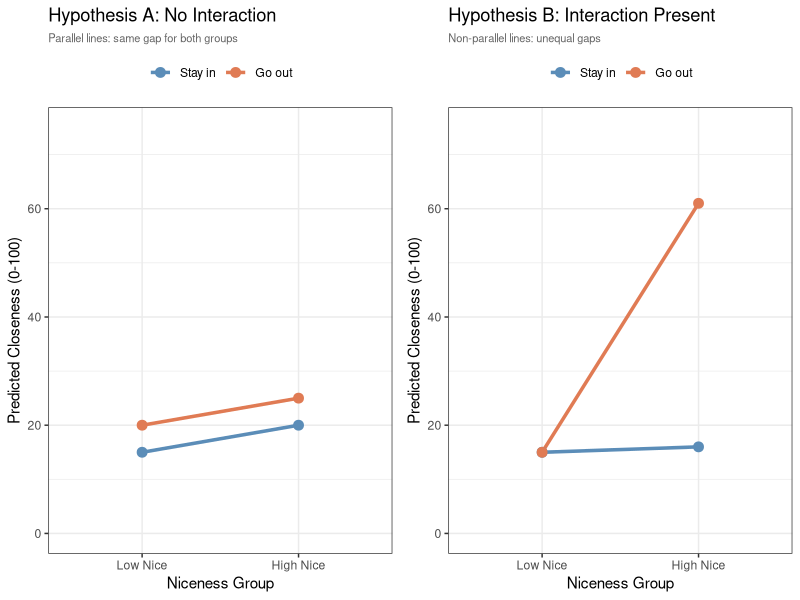
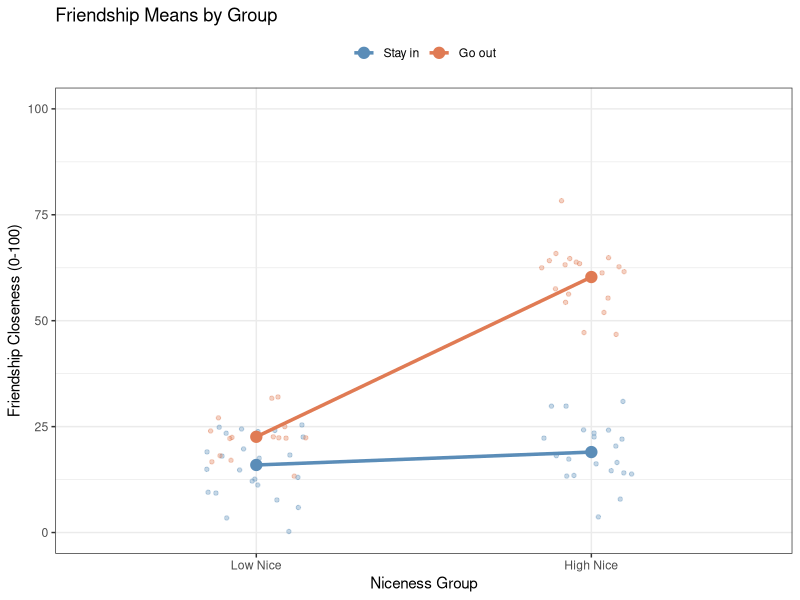
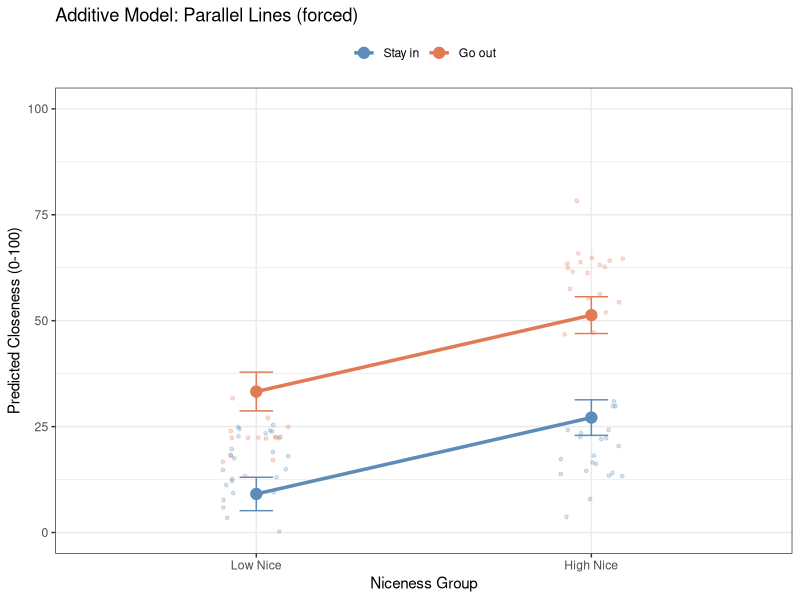
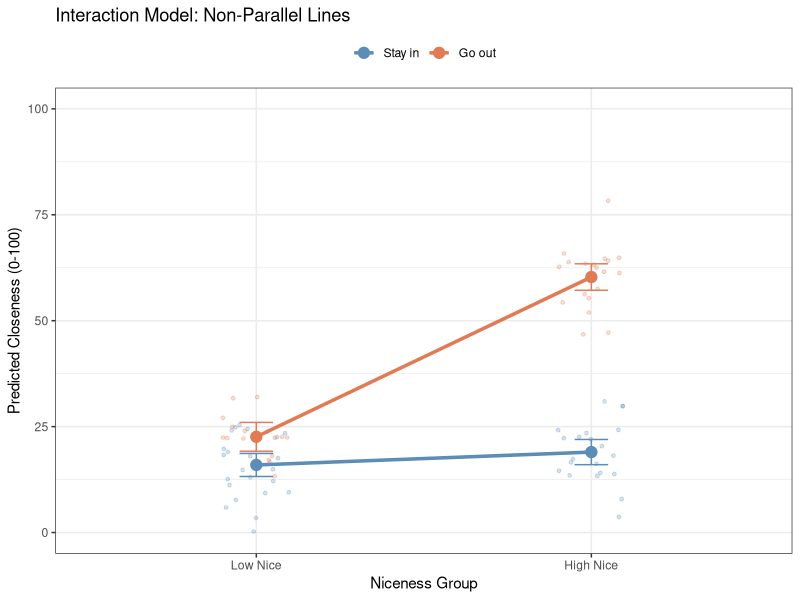
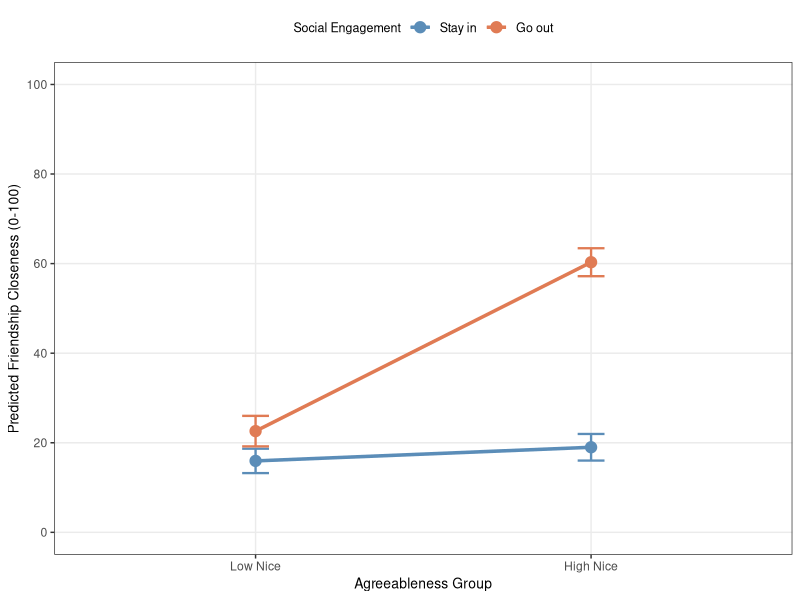

Reproduce these figures in R, in order.
## ---- chunk 1
knitr::opts_chunk$set(echo = FALSE)
knitr::opts_chunk$set(message = FALSE)
knitr::opts_chunk$set(warning = FALSE)
knitr::opts_chunk$set(fig.width = 4.5)
knitr::opts_chunk$set(fig.height = 3.5)
knitr::opts_chunk$set(fig.align = 'center')
knitr::opts_chunk$set(fig.show = "hold")
## ---- chunk 2
library(tidyverse)
library(ggplot2)
library(emmeans)
library(gridExtra)
## ---- chunk 3
#| fig-cap: "The 2 × 2 version of the two hypotheses. With only two levels on the x axis, non-parallel no longer means different slopes; it means differently sized gaps."
#| fig-alt: "Two side-by-side line graphs, each with Low Nice and High Nice on the x axis and predicted closeness from 0 to 75 on the y axis, and two connected points per Going Out group. In the left panel, Hypothesis A No Interaction, the Stay in line rises from 15 to 20 and the Go out line rises from 20 to 25, so the two lines are parallel and the vertical gap stays at 5. In the right panel, Hypothesis B Interaction Present, both lines start at 15 for Low Nice, but the Stay in line rises only to 16 while the Go out line jumps to 61, opening a large gap at the right."

## Hypothesis A: No interaction (equal gaps)
df_A <- data.frame(
  NiceGroup = rep(c("Low Nice", "High Nice"), 2),
  GoingOut  = rep(c("Stay in", "Go out"), each = 2),
  Predicted = c(15, 20, 20, 25)
)
df_A$NiceGroup <- factor(df_A$NiceGroup, levels = c("Low Nice", "High Nice"))
df_A$GoingOut  <- factor(df_A$GoingOut,  levels = c("Stay in", "Go out"))

p_A <- ggplot(df_A, aes(x = NiceGroup, y = Predicted,
                         color = GoingOut, group = GoingOut)) +
  geom_line(linewidth = 1.2) +
  geom_point(size = 3) +
  scale_color_manual(values = c("Stay in" = "#5b8db8", "Go out" = "#e07b54")) +
  scale_y_continuous(limits = c(0, 75)) +
  labs(title = "Hypothesis A: No Interaction",
       subtitle = "Parallel lines: same gap for both groups",
       x = "Niceness Group", y = "Predicted Closeness (0-100)",
       color = NULL) +
  theme_bw() +
  theme(legend.position = "top",
        plot.subtitle = element_text(size = 8, color = "grey40"))

## Hypothesis B: Interaction (unequal gaps)
df_B <- data.frame(
  NiceGroup = rep(c("Low Nice", "High Nice"), 2),
  GoingOut  = rep(c("Stay in", "Go out"), each = 2),
  Predicted = c(15, 16, 15, 61)
)
df_B$NiceGroup <- factor(df_B$NiceGroup, levels = c("Low Nice", "High Nice"))
df_B$GoingOut  <- factor(df_B$GoingOut,  levels = c("Stay in", "Go out"))

p_B <- ggplot(df_B, aes(x = NiceGroup, y = Predicted,
                         color = GoingOut, group = GoingOut)) +
  geom_line(linewidth = 1.2) +
  geom_point(size = 3) +
  scale_color_manual(values = c("Stay in" = "#5b8db8", "Go out" = "#e07b54")) +
  scale_y_continuous(limits = c(0, 75)) +
  labs(title = "Hypothesis B: Interaction Present",
       subtitle = "Non-parallel lines: unequal gaps",
       x = "Niceness Group", y = "Predicted Closeness (0-100)",
       color = NULL) +
  theme_bw() +
  theme(legend.position = "top",
        plot.subtitle = element_text(size = 8, color = "grey40"))

gridExtra::grid.arrange(p_A, p_B, ncol = 2)
## ---- chunk 4
library(tidyverse)

set.seed(42)
n <- 200
X <- runif(n, 0, 10)
Z <- rbinom(n, 1, 0.5)
Y <- 0.05 * X + 0 * Z + 5 * X * Z + 15 + rnorm(n, sd = 7)
Friend.Data.Full <- data.frame(BeingNice = X, GoingOut = Z, Closeness = Y)
Friend.Data.Full$GoingOut_ <- factor(Friend.Data.Full$GoingOut,
                                     levels = c(0, 1),
                                     labels = c("Stay in", "Go out"))

# Create niceness group for extremes
Friend.Data.Full$NiceGroup_ <- ifelse(Friend.Data.Full$BeingNice < 2,  "Low Nice",
                               ifelse(Friend.Data.Full$BeingNice > 8, "High Nice", NA))

# Keep only extreme groups
Friend.Data <- Friend.Data.Full |>
  filter(!is.na(NiceGroup_)) |>
  mutate(NiceGroup_ = factor(NiceGroup_, levels = c("Low Nice", "High Nice")))

n_low_stayin  <- sum(Friend.Data$NiceGroup_ == "Low Nice"  & Friend.Data$GoingOut_ == "Stay in")
n_low_goout   <- sum(Friend.Data$NiceGroup_ == "Low Nice"  & Friend.Data$GoingOut_ == "Go out")
n_high_stayin <- sum(Friend.Data$NiceGroup_ == "High Nice" & Friend.Data$GoingOut_ == "Stay in")
n_high_goout  <- sum(Friend.Data$NiceGroup_ == "High Nice" & Friend.Data$GoingOut_ == "Go out")
## ---- chunk 5
Friend.Data |>
  group_by(NiceGroup_, GoingOut_) |>
  summarise(n = n(),
            M_Close  = round(mean(Closeness), 2),
            SD_Close = round(sd(Closeness), 2),
            .groups = "drop")
## ---- chunk 6
#| fig-cap: "The four cells before any model is fit. Jittered raw scores with the observed cell means connected by group."
#| fig-alt: "A plot with Low Nice and High Nice on the x axis and Friendship Closeness 0 to 100 on the y axis, showing jittered raw data points and two connected cell-mean lines. The blue Stay in line is nearly flat, from about 16 to 19. The orange Go out line rises steeply from about 23 to about 60. The Go out High Nice cluster of points sits well above every other cell."

cell_means <- Friend.Data |>
  group_by(NiceGroup_, GoingOut_) |>
  summarise(M = mean(Closeness), .groups = "drop")

ggplot(Friend.Data, aes(x = NiceGroup_, y = Closeness, color = GoingOut_)) +
  geom_jitter(width = 0.15, alpha = 0.35, size = 1.2) +
  geom_line(data = cell_means, aes(y = M, group = GoingOut_), linewidth = 1.2) +
  geom_point(data = cell_means, aes(y = M), size = 3.5) +
  scale_color_manual(values = c("Stay in" = "#5b8db8", "Go out" = "#e07b54")) +
  scale_y_continuous(limits = c(0, 100)) +
  labs(title = "Friendship Means by Group",
       x = "Niceness Group", y = "Friendship Closeness (0-100)",
       color = NULL) +
  theme_bw() +
  theme(legend.position = "top")
## ---- chunk 7
Model.1 <- lm(Closeness ~ NiceGroup_ + GoingOut_, data = Friend.Data)
summary(Model.1)
## ---- chunk 8
R2.1 <- summary(Model.1)$r.squared
R2.2.temp <- summary(lm(Closeness ~ NiceGroup_ * GoingOut_, data = Friend.Data))$r.squared
## ---- chunk 9
#| fig-cap: "The additive model's estimated cell means, with error bars and the raw data behind them. The lines are parallel because the model is not permitted to draw anything else."
#| fig-alt: "A plot with Low Nice and High Nice on the x axis and predicted closeness 0 to 100 on the y axis, showing two parallel rising lines with error bars over faint raw data. The blue Stay in line runs from about 9 to 27 and the orange Go out line from about 33 to 51, both at the same angle. The raw points do not match: the actual Go out High Nice points cluster near 60, well above the line drawn for them, and the Stay in points sit near 16 to 19 rather than on their line."

Add.Em <- emmeans(Model.1, ~ NiceGroup_ | GoingOut_)
Add.Plot <- as.data.frame(Add.Em)

ggplot(Add.Plot, aes(x = NiceGroup_, y = emmean,
                     color = GoingOut_, group = GoingOut_)) +
  geom_point(data = Friend.Data,
             aes(x = NiceGroup_, y = Closeness, color = GoingOut_),
             alpha = 0.25, size = 1, position = position_jitter(width = 0.1)) +
  geom_line(linewidth = 1.2) +
  geom_point(size = 3.5) +
  geom_errorbar(aes(ymin = lower.CL, ymax = upper.CL), width = 0.1) +
  scale_color_manual(values = c("Stay in" = "#5b8db8", "Go out" = "#e07b54")) +
  scale_y_continuous(limits = c(0, 100)) +
  labs(title = "Additive Model: Parallel Lines (forced)",
       x = "Niceness Group", y = "Predicted Closeness (0-100)",
       color = NULL) +
  theme_bw() +
  theme(legend.position = "top")
## ---- chunk 10
Model.2 <- lm(Closeness ~ NiceGroup_ * GoingOut_, data = Friend.Data)
summary(Model.2)
## ---- chunk 11
R2.1 <- summary(Model.1)$r.squared
R2.2 <- summary(Model.2)$r.squared
aov_comp  <- anova(Model.1, Model.2)
delta_F   <- round(aov_comp$F[2], 2)
delta_df1 <- aov_comp$Df[2]
delta_df2 <- aov_comp$Res.Df[2]
delta_p   <- aov_comp$`Pr(>F)`[2]
## ---- chunk 12
knitr::kable(anova(Model.1, Model.2), digits = 3,
             caption = "Model Comparison: Additive vs. Interaction")
## ---- chunk 13
cat("Additive model R-squared:    ", round(R2.1, 3), "\n")
cat("Interaction model R-squared: ", round(R2.2, 3), "\n")
cat("Change in R-squared:         ", round(R2.2 - R2.1, 3), "\n")
## ---- chunk 14
#| fig-cap: "The interaction model's estimated cell means. Freed to give each row its own gap, the model reproduces the four observed cell means exactly."
#| fig-alt: "A plot with Low Nice and High Nice on the x axis and predicted closeness 0 to 100 on the y axis, showing two clearly non-parallel lines with error bars over faint raw data. The blue Stay in line is nearly flat, from about 16 to 19. The orange Go out line climbs steeply from about 23 to about 60. The raw points now sit tightly around their own cell means."

Inter.Em <- emmeans(Model.2, ~ NiceGroup_ | GoingOut_)
Inter.Plot <- as.data.frame(Inter.Em)

ggplot(Inter.Plot, aes(x = NiceGroup_, y = emmean,
                       color = GoingOut_, group = GoingOut_)) +
  geom_point(data = Friend.Data,
             aes(x = NiceGroup_, y = Closeness, color = GoingOut_),
             alpha = 0.25, size = 1, position = position_jitter(width = 0.1)) +
  geom_line(linewidth = 1.2) +
  geom_point(size = 3.5) +
  geom_errorbar(aes(ymin = lower.CL, ymax = upper.CL), width = 0.1) +
  scale_color_manual(values = c("Stay in" = "#5b8db8", "Go out" = "#e07b54")) +
  scale_y_continuous(limits = c(0, 100)) +
  labs(title = "Interaction Model: Non-Parallel Lines",
       x = "Niceness Group", y = "Predicted Closeness (0-100)",
       color = NULL) +
  theme_bw() +
  theme(legend.position = "top")
## ---- chunk 15
summary(Model.2)
## ---- chunk 16
B0 <- round(coef(Model.2)["(Intercept)"], 2)
B1 <- round(coef(Model.2)["NiceGroup_High Nice"], 2)
B2 <- round(coef(Model.2)["GoingOut_Go out"], 2)
B3 <- round(coef(Model.2)["NiceGroup_High Nice:GoingOut_Go out"], 2)
SE3 <- round(summary(Model.2)$coefficients["NiceGroup_High Nice:GoingOut_Go out", "Std. Error"], 2)
t3  <- round(summary(Model.2)$coefficients["NiceGroup_High Nice:GoingOut_Go out", "t value"], 2)
p3  <- summary(Model.2)$coefficients["NiceGroup_High Nice:GoingOut_Go out", "Pr(>|t|)"]
## ---- chunk 17
library(emmeans)

Fit.2 <- emmeans(Model.2, ~ NiceGroup_ | GoingOut_)
pairs(Fit.2, adjust = "none") |> summary(infer = TRUE)
## ---- chunk 18
se_out <- pairs(Fit.2, adjust = "none") |> summary(infer = TRUE)
se_df  <- as.data.frame(se_out)
b_stayin <- round(se_df$estimate[se_df$GoingOut_ == "Stay in"], 2)
b_goout  <- round(se_df$estimate[se_df$GoingOut_ == "Go out"],  2)
p_stayin <- se_df$p.value[se_df$GoingOut_ == "Stay in"]
p_goout  <- se_df$p.value[se_df$GoingOut_ == "Go out"]
t_stayin <- round(se_df$t.ratio[se_df$GoingOut_ == "Stay in"], 2)
t_goout  <- round(se_df$t.ratio[se_df$GoingOut_ == "Go out"],  2)
se_stayin <- round(se_df$SE[se_df$GoingOut_ == "Stay in"], 2)
se_goout  <- round(se_df$SE[se_df$GoingOut_ == "Go out"],  2)
## ---- chunk 19
eff_size(Fit.2,
         sigma = sigma(Model.2),
         edf   = df.residual(Model.2),
         method = "pairwise")
## ---- chunk 20
d_out   <- eff_size(Fit.2, sigma = sigma(Model.2), edf = df.residual(Model.2))
d_df    <- as.data.frame(d_out)
d_stay  <- round(abs(d_df$effect.size[d_df$GoingOut_ == "Stay in"]), 2)
d_go    <- round(abs(d_df$effect.size[d_df$GoingOut_ == "Go out"]),  2)
## ---- chunk 21
sm2    <- summary(Model.2)$coefficients
sm1_f  <- summary(Model.1)$fstatistic
m1_F   <- round(sm1_f[1], 2)
m1_df1 <- sm1_f[2]
m1_df2 <- sm1_f[3]

cell_desc <- Friend.Data |>
  group_by(NiceGroup_, GoingOut_) |>
  summarise(M = round(mean(Closeness), 1),
            SD = round(sd(Closeness), 1), .groups = "drop")

m_ln_si  <- cell_desc$M[cell_desc$NiceGroup_ == "Low Nice"  & cell_desc$GoingOut_ == "Stay in"]
sd_ln_si <- cell_desc$SD[cell_desc$NiceGroup_ == "Low Nice"  & cell_desc$GoingOut_ == "Stay in"]
m_ln_go  <- cell_desc$M[cell_desc$NiceGroup_ == "Low Nice"  & cell_desc$GoingOut_ == "Go out"]
sd_ln_go <- cell_desc$SD[cell_desc$NiceGroup_ == "Low Nice"  & cell_desc$GoingOut_ == "Go out"]
m_hn_si  <- cell_desc$M[cell_desc$NiceGroup_ == "High Nice" & cell_desc$GoingOut_ == "Stay in"]
sd_hn_si <- cell_desc$SD[cell_desc$NiceGroup_ == "High Nice" & cell_desc$GoingOut_ == "Stay in"]
m_hn_go  <- cell_desc$M[cell_desc$NiceGroup_ == "High Nice" & cell_desc$GoingOut_ == "Go out"]
sd_hn_go <- cell_desc$SD[cell_desc$NiceGroup_ == "High Nice" & cell_desc$GoingOut_ == "Go out"]
## ---- chunk 22
#| fig-alt: "A publication-style figure with Agreeableness Group, Low Nice and High Nice, on the x axis and Predicted Friendship Closeness 0 to 100 on the y axis. Two non-parallel lines connect model-estimated cell means with 95 percent confidence error bars. The blue Stay in line is nearly flat from about 16 to 19; the orange Go out line rises steeply from about 23 to about 60. The legend, titled Social Engagement, sits above the plot."

# APA interaction plot: categorical × categorical
library(ggplot2)

Fig.Data <- as.data.frame(emmeans(Model.2, ~ NiceGroup_ | GoingOut_))

ggplot(Fig.Data, aes(x = NiceGroup_, y = emmean,
                     color = GoingOut_, group = GoingOut_)) +
  # Confidence intervals
  geom_errorbar(aes(ymin = lower.CL, ymax = upper.CL),
                width = 0.08, linewidth = 0.8) +
  # Connecting lines
  geom_line(linewidth = 1.2) +
  # Cell mean points
  geom_point(size = 3.5) +
  scale_color_manual(values = c("Stay in" = "#5b8db8",
                                "Go out"  = "#e07b54"),
                     labels = c("Stay in", "Go out")) +
  scale_y_continuous(limits = c(0, 100),
                     breaks = seq(0, 100, 20)) +
  labs(x     = "Agreeableness Group",
       y     = "Predicted Friendship Closeness (0-100)",
       color = "Social Engagement") +
  theme_bw() +
  theme(legend.position   = "top",
        legend.title      = element_text(size = 9),
        legend.text       = element_text(size = 9),
        axis.title        = element_text(size = 10),
        panel.grid.minor  = element_blank())
## ---- chunk 23
anova(Model.2)
## ---- chunk 24
aov_tab <- anova(Model.2)
F_int   <- round(aov_tab["NiceGroup_:GoingOut_", "F value"], 2)
# Square the UNROUNDED t, or this lands 0.01 away from F and ruins the point
t3_raw  <- summary(Model.2)$coefficients["NiceGroup_High Nice:GoingOut_Go out", "t value"]
t3_sq   <- round(t3_raw^2, 2)

# Type III needs effect coding. Fit a second copy of the same model with contr.sum
# rather than disturbing Model.2, which every coefficient interpretation above depends on.
Model.2.sum <- lm(Closeness ~ NiceGroup_ * GoingOut_, data = Friend.Data,
                  contrasts = list(NiceGroup_ = contr.sum,
                                   GoingOut_  = contr.sum))
carAov_II  <- car::Anova(Model.2, type = 2)
carAov_III <- car::Anova(Model.2.sum, type = 3)
# Index by NAME, never position: Anova(type = 3) inserts an (Intercept) row and
# every positional index silently shifts by one.
F_nice_I   <- round(aov_tab["NiceGroup_", "F value"], 2)
F_go_I     <- round(aov_tab["GoingOut_",  "F value"], 2)
F_nice_II  <- round(carAov_II["NiceGroup_",  "F value"], 2)
F_go_II    <- round(carAov_II["GoingOut_",   "F value"], 2)
F_nice_III <- round(carAov_III["NiceGroup_", "F value"], 2)
F_go_III   <- round(carAov_III["GoingOut_",  "F value"], 2)
F_int_III  <- round(carAov_III["NiceGroup_:GoingOut_", "F value"], 2)

# What Type III returns if you forget contr.sum, for the warning callout
carAov_bad <- car::Anova(Model.2, type = 3)
F_nice_bad <- round(carAov_bad["NiceGroup_", "F value"], 2)
F_go_bad   <- round(carAov_bad["GoingOut_",  "F value"], 2)
t1_sq      <- round(summary(Model.2)$coefficients["NiceGroup_High Nice", "t value"]^2, 2)
t2_sq      <- round(summary(Model.2)$coefficients["GoingOut_Go out", "t value"]^2, 2)
## ---- chunk 25
library(car)

# Type III needs effect coding (-1/+1), not R's default dummy coding (0/1)
Model.2.sum <- lm(Closeness ~ NiceGroup_ * GoingOut_, data = Friend.Data,
                  contrasts = list(NiceGroup_ = contr.sum,
                                   GoingOut_  = contr.sum))

Anova(Model.2.sum, type = 3)
